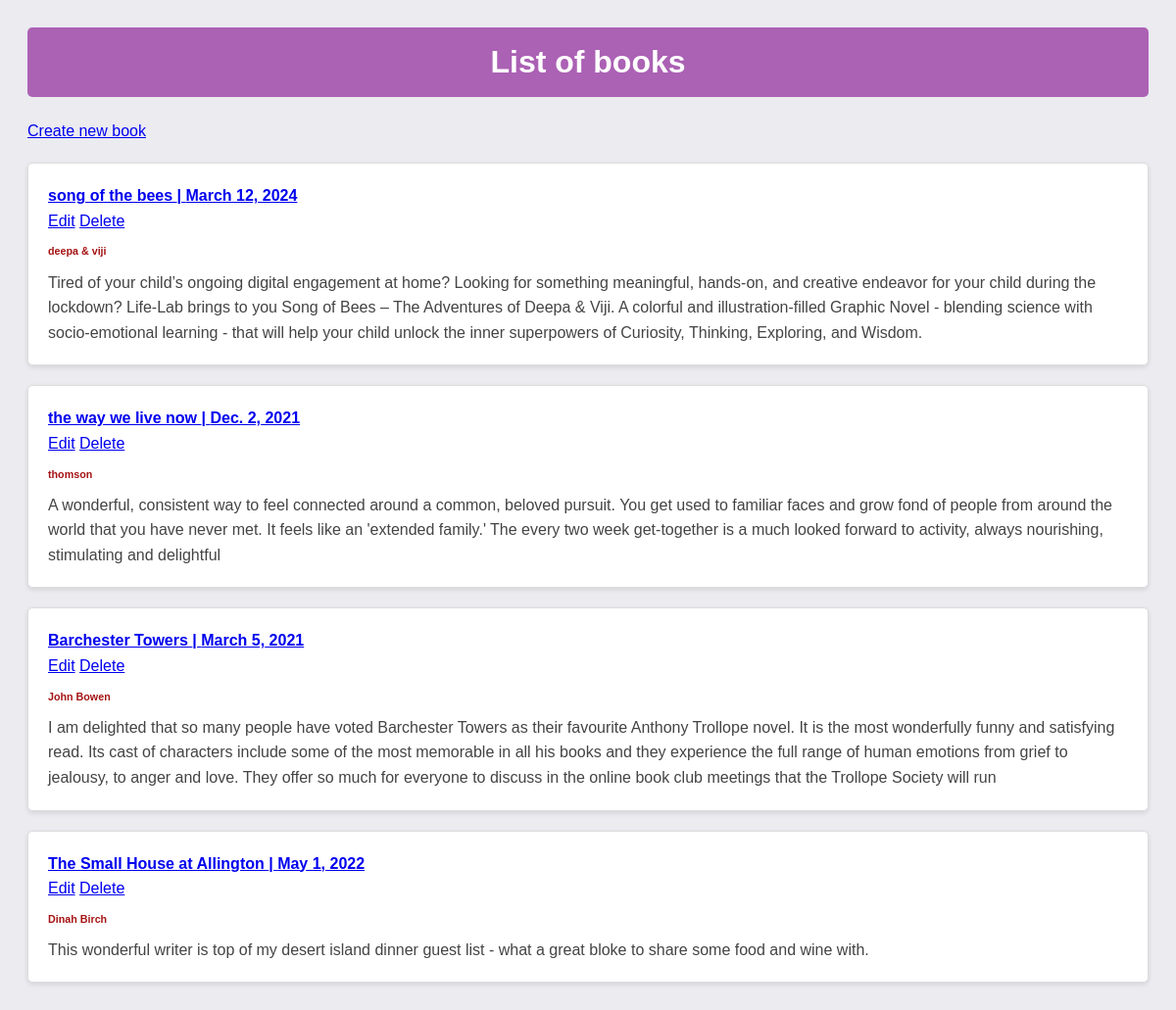
The page / on the database its author committed.
### books/models.py (models this page shows, shortened)
class Book(models.Model):
    title = models.CharField(max_length=200)
    author=models.CharField(max_length=100)
    description=models.TextField()
    published_date=models.DateField()

### books/views.py (the view)
# urls.py: path("",views.BookListView.as_view(),name='book_list'),
class BookListView(ListView):
    model= Book
    template_name ='book_list.html'

### templates/book_list.html (shortened to what this page needs)
    <h1>List of books</h1>
    <ul>
        <a href ="{%url 'book_create'%}">Create new book</a>
        {% for book in object_list %}
        <li>
            <h4><a href ="{%url 'book_detail' book.pk%}" >{{book.title}} | {{ book.published_date}}</a></h4>
            <a href ="{%url 'book_update' book.pk%}">Edit</a>
            <a href ="{%url 'book_delete' book.pk%}">Delete</a>
            <h6>{{book.author}}</h6>
            <p>{{book.description}}</p>
        </li>
        {% endfor %}
    </ul>

### templates/book_list.html (style rules this page uses)
h1 { background: #ab61b4; color: #fff; padding: 10px 20px; border-radius: 5px; text-align: center; }
ul { list-style: none; padding: 0; }
li { background: #fff; margin: 20px 0; padding: 20px; border: 1px solid #ddd; border-radius: 5px; box-shadow: 0 2px 5px rgba(0,0,0,0.1); }
h4 { margin: 0; color: #fd6dc8; }
h6 { margin: 10px 0 0; color: #a51313; }
p { margin: 10px 0 0; color: #444; }

### rows shown on the page
Book: title "song of the bees", published_date "March 12, 2024", author "deepa & viji", description "Tired of your child’s ongoing digital engagement at home? Looking for something meaningful, hands-on, and creative endeavor for your child during the lockdown? Life-Lab brings to you Song of Bees – The Adventures of Deepa & Viji. A colorful and illustration-filled Graphic Novel - blending science with socio-emotional learning - that will help your child unlock the inner superpowers of Curiosity, Thinking, Exploring, and Wisdom."
Book: title "the way we live now", published_date "Dec. 2, 2021", author "thomson", description "A wonderful, consistent way to feel connected around a common, beloved pursuit. You get used to familiar faces and grow fond of people from around the world that you have never met. It feels like an 'extended family.' The every two week get-together is a much looked forward to activity, always nourishing, stimulating and delightful"
Book: title "Barchester Towers", published_date "March 5, 2021", author "John Bowen", description "I am delighted that so many people have voted Barchester Towers as their favourite Anthony Trollope novel. It is the most wonderfully funny and satisfying read. Its cast of characters include some of the most memorable in all his books and they experience the full range of human emotions from grief to jealousy, to anger and love. They offer so much for everyone to discuss in the online book club meetings that the Trollope Society will run"
Book: title "The Small House at Allington", published_date "May 1, 2022", author "Dinah Birch", description "This wonderful writer is top of my desert island dinner guest list - what a great bloke to share some food and wine with."
